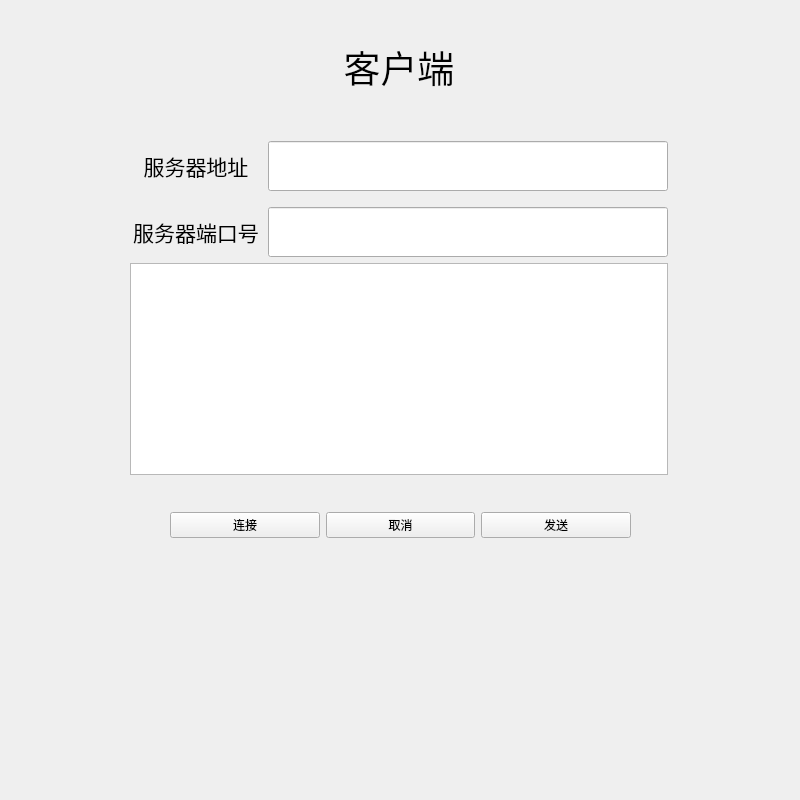
<?xml version="1.0" encoding="UTF-8"?>
<ui version="4.0">
 <class>Widget</class>
 <widget class="QWidget" name="Widget">
  <property name="geometry">
   <rect>
    <x>0</x>
    <y>0</y>
    <width>800</width>
    <height>800</height>
   </rect>
  </property>
  <property name="minimumSize">
   <size>
    <width>800</width>
    <height>500</height>
   </size>
  </property>
  <property name="maximumSize">
   <size>
    <width>800</width>
    <height>16777215</height>
   </size>
  </property>
  <property name="windowTitle">
   <string>Widget</string>
  </property>
  <widget class="QWidget" name="layoutWidget">
   <property name="geometry">
    <rect>
     <x>170</x>
     <y>500</y>
     <width>461</width>
     <height>51</height>
    </rect>
   </property>
   <layout class="QHBoxLayout" name="horizontalLayout_3">
    <property name="spacing">
     <number>6</number>
    </property>
    <property name="topMargin">
     <number>10</number>
    </property>
    <property name="bottomMargin">
     <number>10</number>
    </property>
    <item>
     <widget class="QPushButton" name="pushButton_connect">
      <property name="text">
       <string>连接</string>
      </property>
     </widget>
    </item>
    <item>
     <widget class="QPushButton" name="pushButton_cancel">
      <property name="text">
       <string>取消</string>
      </property>
     </widget>
    </item>
    <item>
     <widget class="QPushButton" name="pushButton_send">
      <property name="text">
       <string>发送</string>
      </property>
     </widget>
    </item>
   </layout>
  </widget>
  <widget class="QWidget" name="layoutWidget">
   <property name="geometry">
    <rect>
     <x>130</x>
     <y>40</y>
     <width>538</width>
     <height>435</height>
    </rect>
   </property>
   <layout class="QVBoxLayout" name="verticalLayout_2">
    <item>
     <layout class="QVBoxLayout" name="verticalLayout">
      <item>
       <widget class="QLabel" name="label">
        <property name="text">
         <string>&lt;html&gt;&lt;head/&gt;&lt;body&gt;&lt;p align=&quot;center&quot;&gt;&lt;span style=&quot; font-size:28pt;&quot;&gt;客户端&lt;/span&gt;&lt;/p&gt;&lt;/body&gt;&lt;/html&gt;</string>
        </property>
       </widget>
      </item>
      <item>
       <spacer name="verticalSpacer">
        <property name="orientation">
         <enum>Qt::Vertical</enum>
        </property>
        <property name="sizeType">
         <enum>QSizePolicy::Fixed</enum>
        </property>
        <property name="sizeHint" stdset="0">
         <size>
          <width>20</width>
          <height>40</height>
         </size>
        </property>
       </spacer>
      </item>
      <item>
       <layout class="QHBoxLayout" name="horizontalLayout_2">
        <item>
         <widget class="QLabel" name="label_2">
          <property name="text">
           <string>&lt;html&gt;&lt;head/&gt;&lt;body&gt;&lt;p align=&quot;center&quot;&gt;&lt;span style=&quot; font-size:16pt;&quot;&gt;服务器地址&lt;/span&gt;&lt;/p&gt;&lt;/body&gt;&lt;/html&gt;</string>
          </property>
         </widget>
        </item>
        <item>
         <widget class="QLineEdit" name="lineEdit_ip">
          <property name="minimumSize">
           <size>
            <width>400</width>
            <height>50</height>
           </size>
          </property>
          <property name="maximumSize">
           <size>
            <width>400</width>
            <height>50</height>
           </size>
          </property>
          <property name="font">
           <font>
            <pointsize>18</pointsize>
           </font>
          </property>
         </widget>
        </item>
       </layout>
      </item>
      <item>
       <spacer name="verticalSpacer_2">
        <property name="orientation">
         <enum>Qt::Vertical</enum>
        </property>
        <property name="sizeType">
         <enum>QSizePolicy::Fixed</enum>
        </property>
        <property name="sizeHint" stdset="0">
         <size>
          <width>20</width>
          <height>10</height>
         </size>
        </property>
       </spacer>
      </item>
      <item>
       <layout class="QHBoxLayout" name="horizontalLayout">
        <item>
         <widget class="QLabel" name="label_3">
          <property name="text">
           <string>&lt;html&gt;&lt;head/&gt;&lt;body&gt;&lt;p align=&quot;center&quot;&gt;&lt;span style=&quot; font-size:16pt;&quot;&gt;服务器端口号&lt;/span&gt;&lt;/p&gt;&lt;/body&gt;&lt;/html&gt;</string>
          </property>
         </widget>
        </item>
        <item>
         <widget class="QLineEdit" name="lineEdit_port">
          <property name="minimumSize">
           <size>
            <width>400</width>
            <height>50</height>
           </size>
          </property>
          <property name="maximumSize">
           <size>
            <width>400</width>
            <height>50</height>
           </size>
          </property>
          <property name="font">
           <font>
            <pointsize>18</pointsize>
           </font>
          </property>
         </widget>
        </item>
       </layout>
      </item>
     </layout>
    </item>
    <item>
     <widget class="QTextEdit" name="textEdit"/>
    </item>
   </layout>
  </widget>
 </widget>
 <resources/>
 <connections/>
</ui>
